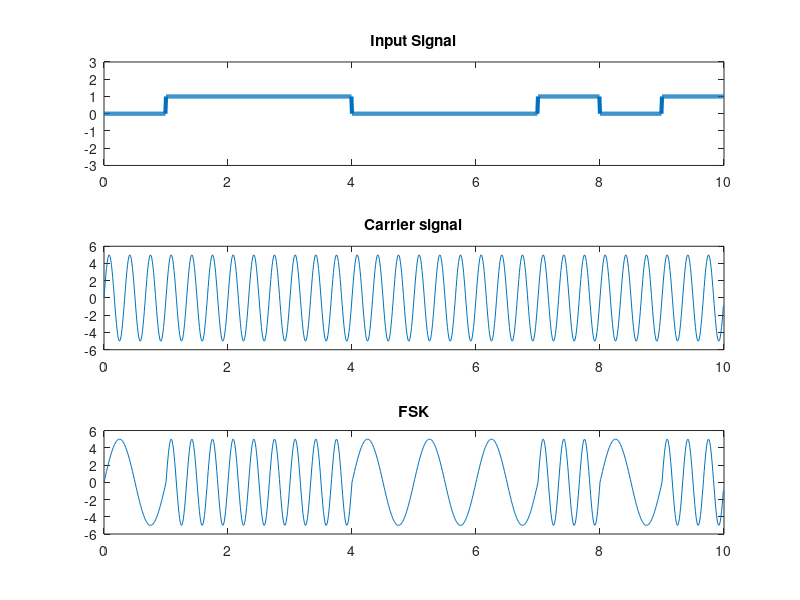

Recreate this plot in MATLAB.
close all;
clear all;
clc;

bits = [0 1 1 1 0 0 0 1 0 1];
bit_dur = 1;
fs = 100;

T = length(bits) * bit_dur;
t = 0:1/fs:T-(1/fs);

for i = 1:length(bits)
  if bits(i) == 0
    x((i-1)*fs*bit_dur+1:i*fs*bit_dur) = zeros(1, fs*bit_dur);
  else
    x((i-1)*fs*bit_dur+1:i*fs*bit_dur) = ones(1, fs*bit_dur);
  endif
endfor

subplot(3,1,1);
plot(t, x, 'linewidth', 3);
ylim([-3, 3]);
title("Input Signal");

a = 5;
fc = 3;

sig = a * sin ( 2* pi * fc * t);
subplot(3,1,2);
plot(t, sig);
title("Carrier signal"); 

% modulation
zero_sig = a * sin(2 * pi * 1 * t(1:length(t)/length(bits)))
for i = 1:length(bits)
  if bits(i) == 0
    sig((i-1)*fs*bit_dur+1:i*fs*bit_dur) = zero_sig;
  endif
endfor

subplot(3,1,3);
plot(t, sig);
title("FSK"); 
